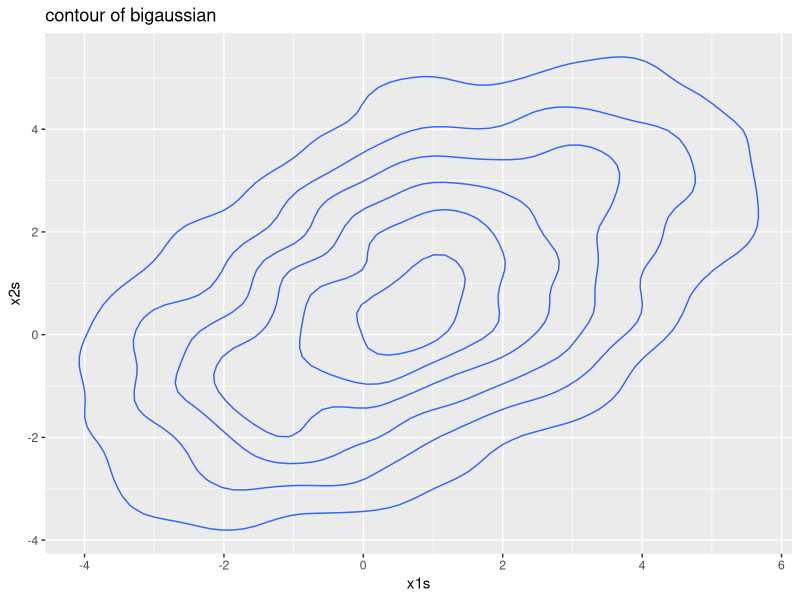
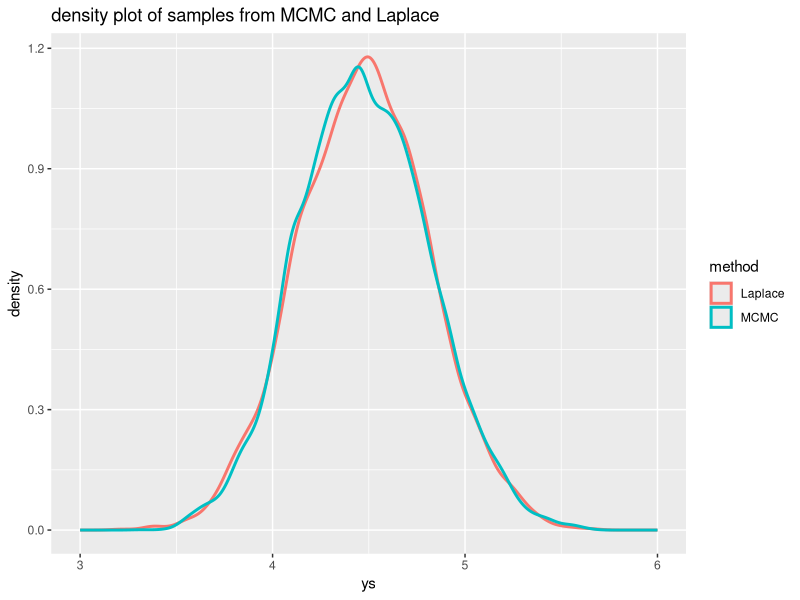

Reproduce these figures in R, in order.
## ---- chunk 1
library(ggplot2)
library(magrittr)
dbigaussian <- function(x1, x2) {
  sigma <- matrix(c(1, 0.5, 0.5, 1), 2, 2)
  u <- c(1, 1)
  return(as.numeric(exp(
    -0.5 * t(c(x1, x2) - u) %*% solve(sigma) %*% (c(x1, x2) - u) / (2 * pi) /
      sqrt(0.75)
  )))
}
n <- 10000 #number of samples to draw
x1s <- numeric(n)
x2s <- numeric(n)
x1s[1] <- 0 #initial value
x2s[1] <- 0 #initial value
for (i in 2:n) {
  x1 <- x1s[i - 1] + rnorm(1, 0, 1)
  x2 <- x2s[i - 1] + rnorm(1, 0, 1)
  a <- dbigaussian(x1, x2) / dbigaussian(x1s[i - 1], x2s[i - 1])
  if (runif(1) < a) {
    x1s[i] <- x1
    x2s[i] <- x2
  } else {
    x1s[i] <- x1s[i - 1]
    x2s[i] <- x2s[i - 1]
  }
}
x1s <- x1s[-(1:100)]
x2s <- x2s[-(1:100)]
df = data.frame(x1s, x2s)
ggplot(df, aes(x = x1s, y = x2s)) +
  geom_density_2d() +
  labs(title = "contour of bigaussian")
## ---- chunk 2
set.seed(2)
dstudentt <- function(y) {
  v <- 20
  return(gamma((v + 1) / 2) / (sqrt(v * pi) * gamma(v / 2)) *
           (1 + (y ^ 2) / v) ^ (-(v + 1) / 2))
}
n <- 10000 #number of samples to draw
ys <- numeric(n)
ys[1] <- 0 #initial value
for (i in 2:n) {
  y <- ys[i - 1] + rnorm(1, 0, 1)
  a <- dstudentt(y) / dstudentt(ys[i - 1])
  if (runif(1) < a) {
    ys[i] <- y
  } else {
    ys[i] <- ys[i - 1]
  }
}
ys <- ys[-(1:100)]
print(var(ys))#variance of sample
print(20 / 18)#variance of Student-t(20)
## ---- chunk 3
set.seed(2)
dstudentt <- function(y) {
  v <- 3
  return(gamma((v + 1) / 2) / (sqrt(v * pi) * gamma(v / 2)) *
           (1 + (y ^ 2) / v) ^ (-(v + 1) / 2))
}
n <- 10000 #number of samples to draw
ys <- numeric(n)
ys[1] <- 0 #initial value
for (i in 2:n) {
  y <- ys[i - 1] + rnorm(1, 0, 1)
  a <-min(1, dstudentt(y) / dstudentt(ys[i - 1]))#implement matropolis hastings method
  if (runif(1) < a) {
    ys[i] <- y
  } else {
    ys[i] <- ys[i - 1]
  }
}
ys <- ys[-(1:100)]
print(var(ys))#variance of sample
print(3 / 1)#variance of Student-t(3)

## ---- chunk 4
y = scan("data/eventtimes.csv", sep=",")

## ---- chunk 5
loglikeli <- function(k){
  n <- 100
  lambda <- 2
  sumup1 <- 0
  for (i in 1:n){
    sumup1 <- sumup1 + (y[i]^k)
  }#calculate the sum of yi with power of k
  sumup2 <- 0
  for (j in 1:n){
    sumup2 <- sumup2 + log(y[j])
  }#calculate the sum of ln(yi) 
  return(
    n*log(k) + (k-1)*sumup2 - (sumup1/lambda^k) - (n*k*log(lambda))#the expression of log likelyhood function of weibull distribution
  )
}
## ---- chunk 6
optim(1,loglikeli,control = list(fnscale = -1),method = "CG")
## ---- chunk 7
pweibull(1.5,4.59,2,lower.tail = FALSE)
## ---- chunk 8
dposte <- function(k) {
  alpha <- 1
  beta <- 1
  if (k <= 0) {
    return(-10000)
  }
  return(log((
    beta ^ alpha / gamma(alpha) * k ^ (alpha - 1) * exp(-beta * k)) *exp(loglikeli(k))))
}

## ---- chunk 9
set.seed(200)
n <- 10000 #number of samples to draw
ys1 <- numeric(n)
ys1[1] <- 1 #initial value
for (i in 2:n) {
  newy <- ys1[i - 1] + rnorm(1, 0, 1)
  a <-min(1, exp(dposte(newy)) / exp(dposte(ys1[i - 1])))#implement MP MCMC method
  if (runif(1) < a) {
    ys1[i] <- newy
  } else {
    ys1[i] <- ys1[i - 1]
  }
}
ys1complete <- ys1#preserve 10000 values to draw a plot in 3.7
ys1 <- ys1[-(1:100)]
mean(ys1)
median(ys1)
sd(ys1)
## ---- chunk 10
p <- numeric(length(ys1))
for (i in 1:length(ys1)) {
  p[i] <- pweibull(1.5, ys1[i], 2, lower.tail = FALSE)
}
sd(p)
## ---- chunk 11
optim(1,dposte,control = list(fnscale = -1),,method = "CG",hessian = TRUE)
khat = 4.470924
sigma2 = -1/-8.608074
ys2 <- rnorm(10000,mean = khat,sd = sqrt(sigma2))
## ---- chunk 12
library(ggplot2)
#create a dataframe that combine samples from MCMC and Laplace approximation
ys1complete =  data.frame(ys = ys1complete)
ys1complete$method <- "MCMC"
ys2 = data.frame(ys = ys2)
ys2$method <- "Laplace"
df = rbind(ys1complete, ys2)
#draw the desity plot
ggplot(df, aes(ys, color = method)) +
  geom_density(size = 1) +
  xlim(3, 6) +
  labs(title = "density plot of samples from MCMC and Laplace")
